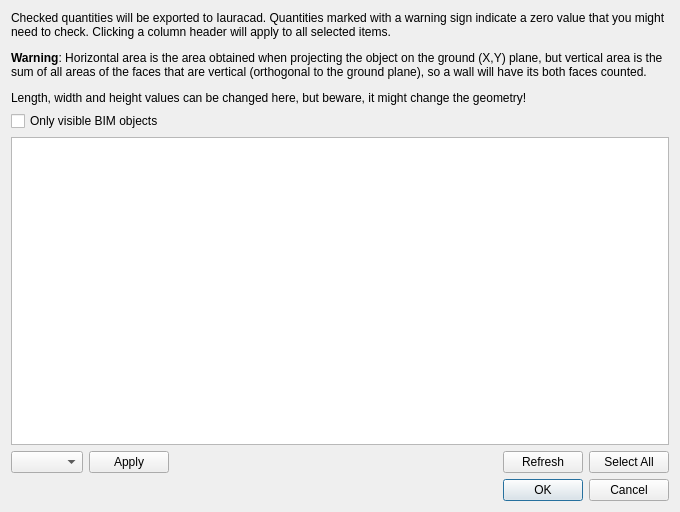
<?xml version="1.0" encoding="UTF-8"?>
<ui version="4.0">
 <class>Dialog</class>
 <widget class="QDialog" name="Dialog">
  <property name="geometry">
   <rect>
    <x>0</x>
    <y>0</y>
    <width>680</width>
    <height>512</height>
   </rect>
  </property>
  <property name="windowTitle">
   <string>Iauracad Quantities Manager</string>
  </property>
  <layout class="QVBoxLayout" name="verticalLayout">
   <item>
    <widget class="QLabel" name="label_5">
     <property name="text">
      <string>&lt;html&gt;&lt;head/&gt;&lt;body&gt;&lt;p&gt;Checked quantities will be exported to Iauracad. Quantities marked with a warning sign indicate a zero value that you might need to check. Clicking a column header will apply to all selected items.&lt;/p&gt;&lt;p&gt;&lt;span style=&quot; font-weight:600;&quot;&gt;Warning&lt;/span&gt;: Horizontal area is the area obtained when projecting the object on the ground (X,Y) plane, but vertical area is the sum of all areas of the faces that are vertical (orthogonal to the ground plane), so a wall will have its both faces counted.&lt;/p&gt;&lt;p&gt;Length, width and height values can be changed here, but beware, it might change the geometry!&lt;/p&gt;&lt;/body&gt;&lt;/html&gt;</string>
     </property>
     <property name="wordWrap">
      <bool>true</bool>
     </property>
    </widget>
   </item>
   <item>
    <widget class="QCheckBox" name="onlyVisible">
     <property name="text">
      <string>Only visible BIM objects</string>
     </property>
    </widget>
   </item>
   <item>
    <widget class="QTreeView" name="quantities">
     <property name="selectionMode">
      <enum>QAbstractItemView::ExtendedSelection</enum>
     </property>
    </widget>
   </item>
   <item>
    <layout class="QHBoxLayout" name="horizontalLayout_6">
     <item>
      <widget class="QComboBox" name="comboQto"/>
     </item>
     <item>
      <widget class="QPushButton" name="buttonApply">
       <property name="text">
        <string>Apply</string>
       </property>
      </widget>
     </item>
     <item>
      <spacer name="horizontalSpacer">
       <property name="orientation">
        <enum>Qt::Horizontal</enum>
       </property>
       <property name="sizeHint" stdset="0">
        <size>
         <width>40</width>
         <height>20</height>
        </size>
       </property>
      </spacer>
     </item>
     <item>
      <widget class="QPushButton" name="buttonRefresh">
       <property name="text">
        <string>Refresh</string>
       </property>
       <property name="icon">
        <iconset theme="reload">
         <normaloff>.</normaloff>.</iconset>
       </property>
      </widget>
     </item>
     <item>
      <widget class="QPushButton" name="buttonSelectAll">
       <property name="text">
        <string>Select All</string>
       </property>
       <property name="icon">
        <iconset theme="edit-select-all">
         <normaloff>.</normaloff>.</iconset>
       </property>
      </widget>
     </item>
    </layout>
   </item>
   <item>
    <widget class="QDialogButtonBox" name="buttonBox">
     <property name="orientation">
      <enum>Qt::Horizontal</enum>
     </property>
     <property name="standardButtons">
      <set>QDialogButtonBox::Cancel|QDialogButtonBox::Ok</set>
     </property>
    </widget>
   </item>
  </layout>
 </widget>
 <resources/>
 <connections>
  <connection>
   <sender>buttonBox</sender>
   <signal>accepted()</signal>
   <receiver>Dialog</receiver>
   <slot>accept()</slot>
   <hints>
    <hint type="sourcelabel">
     <x>257</x>
     <y>473</y>
    </hint>
    <hint type="destinationlabel">
     <x>157</x>
     <y>274</y>
    </hint>
   </hints>
  </connection>
  <connection>
   <sender>buttonBox</sender>
   <signal>rejected()</signal>
   <receiver>Dialog</receiver>
   <slot>reject()</slot>
   <hints>
    <hint type="sourcelabel">
     <x>325</x>
     <y>473</y>
    </hint>
    <hint type="destinationlabel">
     <x>286</x>
     <y>274</y>
    </hint>
   </hints>
  </connection>
  <connection>
   <sender>buttonSelectAll</sender>
   <signal>clicked()</signal>
   <receiver>quantities</receiver>
   <slot>selectAll()</slot>
   <hints>
    <hint type="sourcelabel">
     <x>667</x>
     <y>383</y>
    </hint>
    <hint type="destinationlabel">
     <x>613</x>
     <y>274</y>
    </hint>
   </hints>
  </connection>
 </connections>
</ui>
